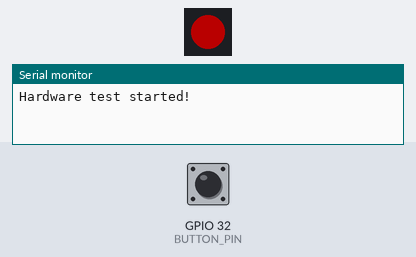
Simulated run of this sketch. Board: ESP32. Parts: 1 RGB LEDs in strip order, left to right, the last lines printed to the serial monitor. Inputs (shaded band) come from the test bench; at power-on: GPIO 32 (BUTTON_PIN) HIGH. Dim RGB values are drawn brighter than linear.

Above: at 1.2 s.
1.3 s: GPIO 32 (BUTTON_PIN) pulled LOW for 0.15 s
At 1.4 s:
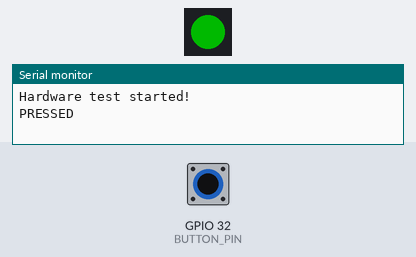
2.9 s: GPIO 32 (BUTTON_PIN) pulled LOW for 3.2 s
At 7.4 s:
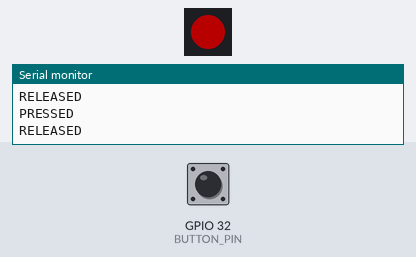
Timing chart, 0 to 8.9 s (numbered marks = the images above; inputs shaded):
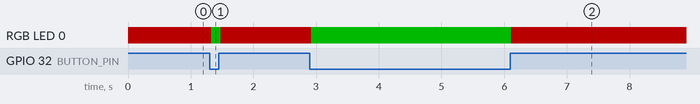

The sketch:

M5Atom_HMI_LED_Test.ino
```cpp
#include <Adafruit_NeoPixel.h>

// ATOM Lite Grove connector
const int LED_PIN = 26;
const int BUTTON_PIN = 32;

Adafruit_NeoPixel led(
  1, LED_PIN, NEO_GRB + NEO_KHZ800
);

void setup() {
  Serial.begin(115200);
  pinMode(BUTTON_PIN, INPUT_PULLUP);

  led.begin();
  led.setBrightness(70);
  led.setPixelColor(0, led.Color(255, 0, 0));
  led.show();

  Serial.println("Hardware test started!");
}

void loop() {
  bool pressed = digitalRead(BUTTON_PIN) == LOW;

  if (pressed) {
    led.setPixelColor(0, led.Color(0, 255, 0));
  } else {
    led.setPixelColor(0, led.Color(255, 0, 0));
  }

  led.show();

  static bool previous = false;
  if (pressed != previous) {
    Serial.println(pressed ? "PRESSED" : "RELEASED");
    previous = pressed;
  }

  delay(30);
}
```

Measured:
- after the input at 1.3 s, RGB LED 0: RGB(70, 0, 0) → RGB(0, 70, 0) at once, → RGB(70, 0, 0) 0.15 s later
- after the input at 2.9 s, RGB LED 0: RGB(70, 0, 0) → RGB(0, 70, 0) at once, → RGB(70, 0, 0) 3.2 s later
